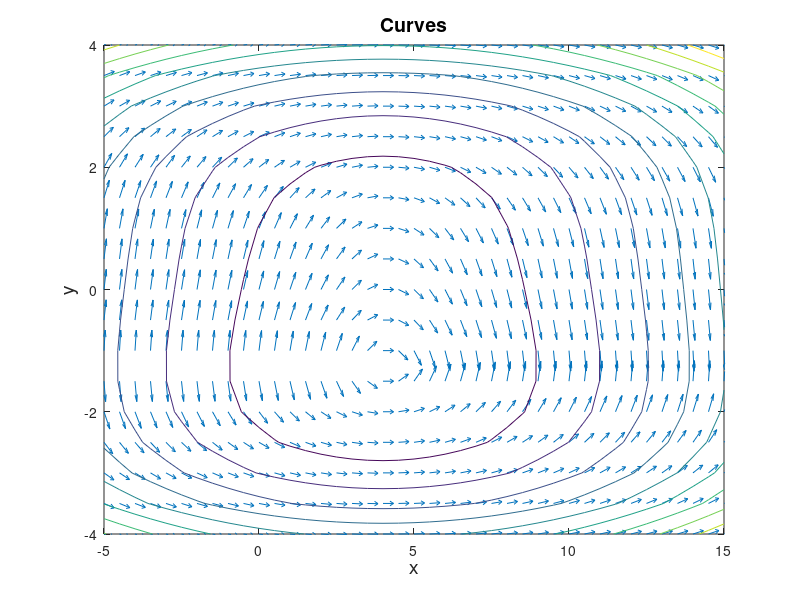

Write the MATLAB code that produced this figure.
%April Dawn Kester
%akester
%AMS 20
%April 24, 2013
%Curves and contour plot

[X Y] = meshgrid(-5:0.5:15,-4:0.5:4);

dY = (4 - X)./(Y.^3 + 2);   
dX = ones(size(dY));

L = sqrt(dX.^2 + dY.^2);

quiver(X,Y,dX./L,dY./L,0.5); axis tight
hold on;

Z = Y.^4 + 2*X.^2 - 16*X + 8*Y;

contour(X,Y,Z);

xlabel('x','fontsize',14)
ylabel('y','fontsize',14)
title('Curves','fontsize',14)